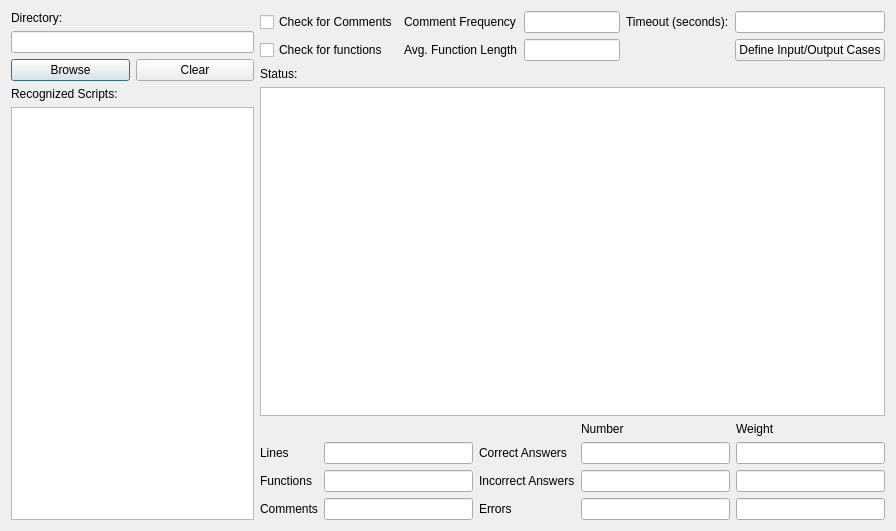
<?xml version="1.0" encoding="UTF-8"?>
<ui version="4.0">
 <class>Window</class>
 <widget class="QDialog" name="Window">
  <property name="geometry">
   <rect>
    <x>0</x>
    <y>0</y>
    <width>896</width>
    <height>531</height>
   </rect>
  </property>
  <property name="windowTitle">
   <string>Autograder</string>
  </property>
  <layout class="QHBoxLayout" name="horizontalLayout_2">
   <item>
    <layout class="QVBoxLayout" name="verticalLayout">
     <item>
      <widget class="QLabel" name="label">
       <property name="text">
        <string>Directory:</string>
       </property>
      </widget>
     </item>
     <item>
      <widget class="QLineEdit" name="directorybox"/>
     </item>
     <item>
      <layout class="QHBoxLayout" name="horizontalLayout">
       <item>
        <widget class="QPushButton" name="browsebutton">
         <property name="text">
          <string>Browse</string>
         </property>
        </widget>
       </item>
       <item>
        <widget class="QPushButton" name="clearbutton">
         <property name="text">
          <string>Clear</string>
         </property>
        </widget>
       </item>
      </layout>
     </item>
     <item>
      <widget class="QLabel" name="label_2">
       <property name="text">
        <string>Recognized Scripts:</string>
       </property>
      </widget>
     </item>
     <item>
      <widget class="QTextBrowser" name="scriptlist"/>
     </item>
    </layout>
   </item>
   <item>
    <layout class="QVBoxLayout" name="verticalLayout_2">
     <item>
      <layout class="QGridLayout" name="gridLayout_2" columnminimumwidth="1,1,3,1,1">
       <item row="0" column="1">
        <widget class="QLabel" name="label_15">
         <property name="text">
          <string>Comment Frequency</string>
         </property>
        </widget>
       </item>
       <item row="0" column="0">
        <widget class="QCheckBox" name="checkBox_2">
         <property name="text">
          <string>Check for Comments</string>
         </property>
        </widget>
       </item>
       <item row="1" column="1">
        <widget class="QLabel" name="label_16">
         <property name="text">
          <string>Avg. Function Length</string>
         </property>
        </widget>
       </item>
       <item row="1" column="0">
        <widget class="QCheckBox" name="checkBox_3">
         <property name="text">
          <string>Check for functions</string>
         </property>
        </widget>
       </item>
       <item row="0" column="2">
        <widget class="QLineEdit" name="lineEdit"/>
       </item>
       <item row="0" column="4">
        <widget class="QLineEdit" name="lineEdit_2"/>
       </item>
       <item row="1" column="2">
        <widget class="QLineEdit" name="lineEdit_6">
         <property name="baseSize">
          <size>
           <width>0</width>
           <height>0</height>
          </size>
         </property>
        </widget>
       </item>
       <item row="0" column="3">
        <widget class="QLabel" name="label_14">
         <property name="text">
          <string>Timeout (seconds):</string>
         </property>
        </widget>
       </item>
       <item row="1" column="4">
        <widget class="QPushButton" name="pushButton">
         <property name="text">
          <string>Define Input/Output Cases</string>
         </property>
        </widget>
       </item>
      </layout>
     </item>
     <item>
      <widget class="QLabel" name="label_5">
       <property name="text">
        <string>Status:</string>
       </property>
      </widget>
     </item>
     <item>
      <widget class="QTextBrowser" name="StatusBox"/>
     </item>
     <item>
      <layout class="QGridLayout" name="gridLayout">
       <item row="0" column="3">
        <widget class="QLabel" name="label_10">
         <property name="text">
          <string>Number</string>
         </property>
        </widget>
       </item>
       <item row="3" column="4">
        <widget class="QLineEdit" name="lineEdit_5"/>
       </item>
       <item row="1" column="0">
        <widget class="QLabel" name="label_11">
         <property name="text">
          <string>Lines</string>
         </property>
        </widget>
       </item>
       <item row="3" column="0">
        <widget class="QLabel" name="label_12">
         <property name="text">
          <string>Comments</string>
         </property>
        </widget>
       </item>
       <item row="2" column="0">
        <widget class="QLabel" name="label_13">
         <property name="text">
          <string>Functions</string>
         </property>
        </widget>
       </item>
       <item row="1" column="2">
        <widget class="QLabel" name="label_6">
         <property name="text">
          <string>Correct Answers</string>
         </property>
        </widget>
       </item>
       <item row="2" column="2">
        <widget class="QLabel" name="label_7">
         <property name="text">
          <string>Incorrect Answers</string>
         </property>
        </widget>
       </item>
       <item row="0" column="4">
        <widget class="QLabel" name="label_9">
         <property name="text">
          <string>Weight</string>
         </property>
        </widget>
       </item>
       <item row="3" column="2">
        <widget class="QLabel" name="label_8">
         <property name="text">
          <string>Errors</string>
         </property>
        </widget>
       </item>
       <item row="2" column="4">
        <widget class="QLineEdit" name="lineEdit_4"/>
       </item>
       <item row="1" column="4">
        <widget class="QLineEdit" name="lineEdit_3"/>
       </item>
       <item row="1" column="1">
        <widget class="QLineEdit" name="lineEdit_7"/>
       </item>
       <item row="2" column="1">
        <widget class="QLineEdit" name="lineEdit_8"/>
       </item>
       <item row="3" column="1">
        <widget class="QLineEdit" name="lineEdit_9"/>
       </item>
       <item row="1" column="3">
        <widget class="QLineEdit" name="lineEdit_10"/>
       </item>
       <item row="2" column="3">
        <widget class="QLineEdit" name="lineEdit_11"/>
       </item>
       <item row="3" column="3">
        <widget class="QLineEdit" name="lineEdit_12"/>
       </item>
      </layout>
     </item>
    </layout>
   </item>
  </layout>
 </widget>
 <resources/>
 <connections>
  <connection>
   <sender>clearbutton</sender>
   <signal>clicked()</signal>
   <receiver>directorybox</receiver>
   <slot>clear()</slot>
   <hints>
    <hint type="sourcelabel">
     <x>253</x>
     <y>72</y>
    </hint>
    <hint type="destinationlabel">
     <x>211</x>
     <y>46</y>
    </hint>
   </hints>
  </connection>
 </connections>
</ui>
